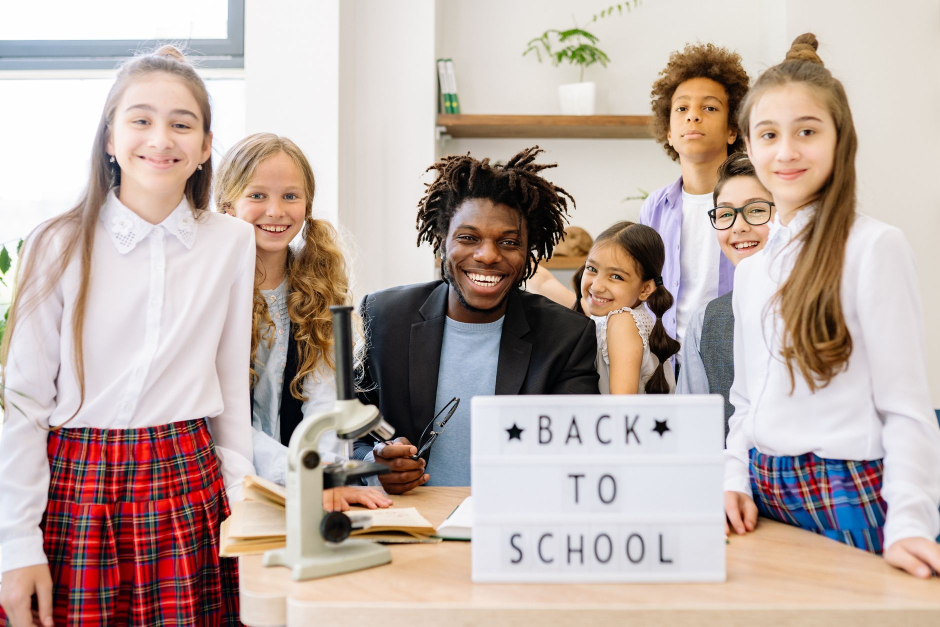
#> input picture tests/group.jpg, 1880 x 1253 px (shown at 1/2 size); its folder holds only this picture in this run
$ python -i restorasi.py   (imports and definitions only)
#> lines starting #> are read from the running program, lines starting #| are printed output that depends on the picture
"""RESTORASI CITRA ADAPTIF berbasis Koreksi Pencahayaan dan Kontras  (inti penelitian).

Prinsip (sesuai arahan pembimbing): struktur wajah TIDAK diubah. Yang dikoreksi
hanya kecerahan, kontras, dan derau, sehingga wajah yang semula tidak terdeteksi
menjadi terdeteksi.

"Adaptif" artinya keputusan (perlu dikoreksi atau tidak) DAN kekuatan koreksi
dihitung dari statistik masing-masing citra, bukan nilai tetap. Seluruh koreksi
dilakukan pada kanal L (lightness) ruang warna CIELAB sehingga rona warna
(kanal a & b) tidak bergeser:

  1. Analisis kualitas  : kecerahan rata-rata (mu), kontras (sigma), rentang
                          dinamis (p99 - p1), estimasi derau (Immerkaer, 1996)
                          -> kondisi {gelap, terang, kontras_rendah, normal}.
  2. Koreksi pencahayaan: gamma adaptif. Gamma dicari numerik (bisection) agar
                          rerata kecerahan mencapai target. gamma < 1 mencerahkan
                          citra gelap, gamma > 1 meredupkan citra terlalu terang.
                          Kurva diberi segmen linear di intensitas sangat rendah
                          (seperti kurva sRGB) agar derau kuantisasi tidak meledak.
  3. Reduksi derau      : Non-Local Means pada kanal L, hanya bila pencerahan kuat
                          DAN derau tinggi. Kekuatan filter ~ besar derau.
  4. Koreksi kontras    : CLAHE pada kanal L dengan clip limit sebanding
                          kekurangan kontras.
  5. Kompensasi kroma   : saat L dinaikkan, saturasi a/b ikut dinaikkan terbatas
                          agar warna tidak pucat.

Citra berkondisi normal dikembalikan apa adanya (tidak ikut "dirusak").

Modul ini juga menyediakan metode pembanding (baseline) untuk studi ablasi:
HE global, CLAHE tetap, gamma tetap, dan tiap komponen adaptif secara terpisah.
"""

from __future__ import annotations

import time
from dataclasses import asdict, dataclass
from typing import Any

import cv2
import numpy as np

CONDITIONS = ("gelap", "terang", "kontras_rendah", "normal")

DEFAULTS = {
    "dark_threshold": 0.30,  # mu < ini  -> gelap
    "bright_threshold": 0.65,  # mu > ini  -> terang
    "contrast_threshold": 0.12,  # sigma < ini -> kontras rendah
    "range_threshold": 0.40,  # (p99 - p1) < ini -> kontras rendah
    "target_dark": 0.40,  # target mu setelah koreksi citra gelap
    "target_bright": 0.55,  # target mu setelah koreksi citra terang
    "gamma_limits": [0.20, 3.0],
    "gamma_toe": 0.015,  # segmen linear kurva gamma untuk L < toe
    "denoise": "auto",  # auto | on | off
    "denoise_gamma": 0.70,  # denoise hanya bila gamma < ini (pencerahan kuat)
    "denoise_noise": 4.0,  # ... dan derau setelah pencerahan > ini (skala 0-255)
    "denoise_strength": 0.8,  # h NLM = strength * derau
    "denoise_h_limits": [3.0, 12.0],
    "clahe_target_std": 0.20,  # CLAHE aktif bila sigma < ini
    "clahe_floor_std": 0.06,  # pada sigma ini clip limit maksimum
    "clahe_clip_min": 1.0,
    "clahe_clip_max": 3.0,
    "clahe_tiles": 8,
    "chroma_gain_max": 1.6,  # 1.0 = tanpa kompensasi kroma
    "fixed_gamma": 0.5,  # untuk baseline gamma_tetap
    "fixed_clahe_clip": 2.0,  # untuk baseline clahe_tetap
}

# Nama metode -> keterangan (dipakai di laporan ablasi)
METHODS = {
    "tanpa": "Tanpa restorasi (citra asli)",
    "he": "Histogram Equalization global",
    "clahe_tetap": "CLAHE clip limit tetap",
    "gamma_tetap": "Koreksi gamma tetap",
    "gamma_adaptif": "Gamma adaptif saja",
    "clahe_adaptif": "CLAHE adaptif saja",
    "adaptif_tanpa_denoise": "Gamma adaptif + CLAHE adaptif",
    "adaptif": "Restorasi adaptif penuh (usulan)",
}


@dataclass
class QualityReport:
    mean: float  # rerata kecerahan L (0-1)
    std: float  # kontras global (simpangan baku L)
    p01: float
    p99: float
    dark_ratio: float  # proporsi piksel sangat gelap (< 0.15)
    bright_ratio: float  # proporsi piksel sangat terang (> 0.85)
    noise: float  # estimasi sigma derau (skala 0-255)
    condition: str

    def as_dict(self) -> dict:
        return {k: (round(v, 4) if isinstance(v, float) else v) for k, v in asdict(self).items()}


def _params(cfg: dict | None) -> dict:
    p = dict(DEFAULTS)
    if cfg:
        p.update({k: v for k, v in cfg.items() if k in DEFAULTS})
    return p


def _small(arr: np.ndarray, max_side: int = 512) -> np.ndarray:
    h, w = arr.shape[:2]
    s = max_side / max(h, w)
    if s >= 1:
        return arr
    return cv2.resize(arr, (max(1, int(w * s)), max(1, int(h * s))), interpolation=cv2.INTER_AREA)


def _lightness(img: np.ndarray) -> np.ndarray:
    """Kanal L (CIELAB) uint8 0-255."""
    return cv2.cvtColor(img, cv2.COLOR_BGR2LAB)[..., 0]


def estimate_noise(gray_u8: np.ndarray) -> float:
    """Estimasi simpangan baku derau Gaussian (metode cepat Immerkaer, 1996)."""
    g = gray_u8.astype(np.float32)
    h, w = g.shape
    if h < 3 or w < 3:
        return 0.0
    kernel = np.array([[1, -2, 1], [-2, 4, -2], [1, -2, 1]], np.float32)
    conv = cv2.filter2D(g, -1, kernel, borderType=cv2.BORDER_REFLECT)
    return float(np.sqrt(np.pi / 2) * np.abs(conv[1:-1, 1:-1]).sum() / (6.0 * (w - 2) * (h - 2)))


def analyze_quality(img: np.ndarray, cfg: dict | None = None) -> QualityReport:
    p = _params(cfg)
    L_full = _lightness(img)
    L = _small(L_full).astype(np.float32) / 255.0
    mean, std = float(L.mean()), float(L.std())
    p01, p99 = (float(v) for v in np.percentile(L, [1, 99]))
    if mean < p["dark_threshold"]:
        cond = "gelap"
    elif mean > p["bright_threshold"]:
        cond = "terang"
    elif std < p["contrast_threshold"] or (p99 - p01) < p["range_threshold"]:
        cond = "kontras_rendah"
    else:
        cond = "normal"
    return QualityReport(
        mean=mean,
        std=std,
        p01=p01,
        p99=p99,
        dark_ratio=float((L < 0.15).mean()),
        bright_ratio=float((L > 0.85).mean()),
        noise=estimate_noise(L_full),
        condition=cond,
    )


# ----------------------------------------------------------------------------
# Komponen-komponen koreksi (bekerja pada kanal L uint8)
# ----------------------------------------------------------------------------
def gamma_curve(x: np.ndarray, gamma: float, toe: float = 0.0) -> np.ndarray:
    """y = x^gamma, dengan segmen linear untuk x < toe saat mencerahkan (gamma < 1)."""
    y = np.power(np.maximum(x, 1e-6), gamma)
    if gamma < 1.0 and toe > 0:
        slope = toe ** (gamma - 1.0)
        y = np.where(x < toe, x * slope, y)
    return y


def gamma_table(gamma: float, toe: float = 0.0) -> np.ndarray:
    y = gamma_curve(np.arange(256) / 255.0, gamma, toe)
    return np.clip(np.round(y * 255.0), 0, 255).astype(np.uint8)


def solve_gamma(x: np.ndarray, target: float, limits=(0.2, 3.0), toe: float = 0.0, iters: int = 30) -> float:
    """Cari gamma sehingga mean(gamma_curve(x)) = target (bisection pada domain log)."""
    x = np.clip(x.astype(np.float32), 0.0, 1.0)
    lo, hi = float(np.log(limits[0])), float(np.log(limits[1]))

    def mean_after(log_g: float) -> float:
        return float(np.mean(gamma_curve(x, float(np.exp(log_g)), toe)))

    # mean_after menurun terhadap gamma
    if mean_after(lo) <= target:
        return float(limits[0])
    if mean_after(hi) >= target:
        return float(limits[1])
    for _ in range(iters):
        mid = 0.5 * (lo + hi)
        if mean_after(mid) > target:
            lo = mid
        else:
            hi = mid
    return float(np.exp(0.5 * (lo + hi)))


def _clahe(L: np.ndarray, clip: float, tiles: int) -> np.ndarray:
    return cv2.createCLAHE(clipLimit=float(clip), tileGridSize=(int(tiles), int(tiles))).apply(L)


def _with_L(img: np.ndarray, fn) -> np.ndarray:
    lab = cv2.cvtColor(img, cv2.COLOR_BGR2LAB)
    lab[..., 0] = fn(lab[..., 0])
    return cv2.cvtColor(lab, cv2.COLOR_LAB2BGR)


def _compensate_chroma(lab: np.ndarray, L_before: np.ndarray, gain_max: float) -> None:
    """Naikkan saturasi a/b sebanding kenaikan L (dibatasi), in-place."""
    lb = cv2.GaussianBlur(L_before.astype(np.float32) / 255.0, (0, 0), 3)
    la = cv2.GaussianBlur(lab[..., 0].astype(np.float32) / 255.0, (0, 0), 3)
    ratio = np.clip((la + 0.05) / (lb + 0.05), 1.0, gain_max)
    for c in (1, 2):
        ch = (lab[..., c].astype(np.float32) - 128.0) * ratio + 128.0
        lab[..., c] = np.clip(np.round(ch), 0, 255).astype(np.uint8)


# ----------------------------------------------------------------------------
# Fungsi utama
# ----------------------------------------------------------------------------
def adaptive_restore(
    img: np.ndarray, cfg: dict | None = None, use_gamma: bool = True, use_denoise: bool = True,
    use_clahe: bool = True,
) -> tuple[np.ndarray, dict[str, Any]]:
    p = _params(cfg)
    rep = analyze_quality(img, p)
    info: dict[str, Any] = {"kondisi": rep.condition, "langkah": [], "gamma": 1.0, "denoise_h": None,
                            "clahe_clip": None}
    if rep.condition == "normal":
        return img.copy(), info

    lab = cv2.cvtColor(img, cv2.COLOR_BGR2LAB)
    L_before = lab[..., 0].copy()
    L = lab[..., 0]

    # 2) Koreksi pencahayaan (gamma adaptif)
    gamma = 1.0
    if use_gamma and rep.condition in ("gelap", "terang"):
        target = p["target_dark"] if rep.condition == "gelap" else p["target_bright"]
        need = rep.mean < target if rep.condition == "gelap" else rep.mean > target
        if need:
            x = _small(L).astype(np.float32) / 255.0
            gamma = solve_gamma(x, target, tuple(p["gamma_limits"]), p["gamma_toe"])
            if abs(gamma - 1.0) > 1e-3:
                L = cv2.LUT(L, gamma_table(gamma, p["gamma_toe"]))
                info["langkah"].append("gamma")
                info["gamma"] = round(gamma, 4)
            else:
                gamma = 1.0

    # 3) Reduksi derau adaptif
    mode = str(p["denoise"]).lower()
    if use_denoise and mode != "off":
        noise_now = estimate_noise(L)
        info["derau_setelah_gamma"] = round(noise_now, 3)
        if mode == "on" or (gamma < p["denoise_gamma"] and noise_now > p["denoise_noise"]):
            h_lo, h_hi = p["denoise_h_limits"]
            h = float(np.clip(p["denoise_strength"] * noise_now, h_lo, h_hi))
            L = cv2.fastNlMeansDenoising(L, None, h=h, templateWindowSize=7, searchWindowSize=21)
            lab[..., 1] = cv2.GaussianBlur(lab[..., 1], (0, 0), 1.0)
            lab[..., 2] = cv2.GaussianBlur(lab[..., 2], (0, 0), 1.0)
            info["langkah"].append("denoise")
            info["denoise_h"] = round(h, 2)

    # 4) Koreksi kontras (CLAHE adaptif)
    if use_clahe:
        std_now = float((_small(L).astype(np.float32) / 255.0).std())
        deficit = p["clahe_target_std"] - std_now
        if deficit > 0:
            span = max(p["clahe_target_std"] - p["clahe_floor_std"], 1e-6)
            s = float(np.clip(deficit / span, 0.0, 1.0))
            clip = p["clahe_clip_min"] + (p["clahe_clip_max"] - p["clahe_clip_min"]) * s
            h, w = L.shape
            tiles = int(max(2, min(p["clahe_tiles"], min(h, w) // 64)))
            L = _clahe(L, clip, tiles)
            info["langkah"].append("clahe")
            info["clahe_clip"] = round(clip, 3)

    if not info["langkah"]:
        return img.copy(), info

    lab[..., 0] = L
    # 5) Kompensasi kroma bila citra dicerahkan
    if gamma < 1.0 and p["chroma_gain_max"] > 1.0:
        _compensate_chroma(lab, L_before, p["chroma_gain_max"])
    return cv2.cvtColor(lab, cv2.COLOR_LAB2BGR), info


def restore(img: np.ndarray, method: str = "adaptif", cfg: dict | None = None) -> tuple[np.ndarray, dict[str, Any]]:
    """Jalankan satu metode restorasi. Mengembalikan (citra_hasil, info)."""
    t0 = time.perf_counter()
    p = _params(cfg)
    info: dict[str, Any]
    if method == "tanpa":
        out, info = img.copy(), {"langkah": []}
    elif method == "he":
        out, info = _with_L(img, cv2.equalizeHist), {"langkah": ["he"]}
    elif method == "clahe_tetap":
        out = _with_L(img, lambda L: _clahe(L, p["fixed_clahe_clip"], p["clahe_tiles"]))
        info = {"langkah": ["clahe"], "clahe_clip": p["fixed_clahe_clip"]}
    elif method == "gamma_tetap":
        out = _with_L(img, lambda L: cv2.LUT(L, gamma_table(p["fixed_gamma"], p["gamma_toe"])))
        info = {"langkah": ["gamma"], "gamma": p["fixed_gamma"]}
    elif method == "gamma_adaptif":
        out, info = adaptive_restore(img, p, use_gamma=True, use_denoise=False, use_clahe=False)
    elif method == "clahe_adaptif":
        out, info = adaptive_restore(img, p, use_gamma=False, use_denoise=False, use_clahe=True)
    elif method == "adaptif_tanpa_denoise":
        out, info = adaptive_restore(img, p, use_gamma=True, use_denoise=False, use_clahe=True)
    elif method == "adaptif":
        out, info = adaptive_restore(img, p)
    else:
        raise ValueError(f"Metode restorasi tidak dikenal: {method}. Pilihan: {list(METHODS)}")
    info["metode"] = method
    info["waktu_ms"] = round((time.perf_counter() - t0) * 1000, 2)
    return out, info

>>> import cv2
>>> picture = cv2.imread('../../tests/group.jpg')
#> picture is the input picture: shape (1253, 1880, 3); mean B, G, R 165.8, 172.1, 189.1
>>> result = restore(picture)
#> in _lightness, `return cv2.cvtColor(img, cv2.COLOR_BGR2LAB)[..., 0]`:
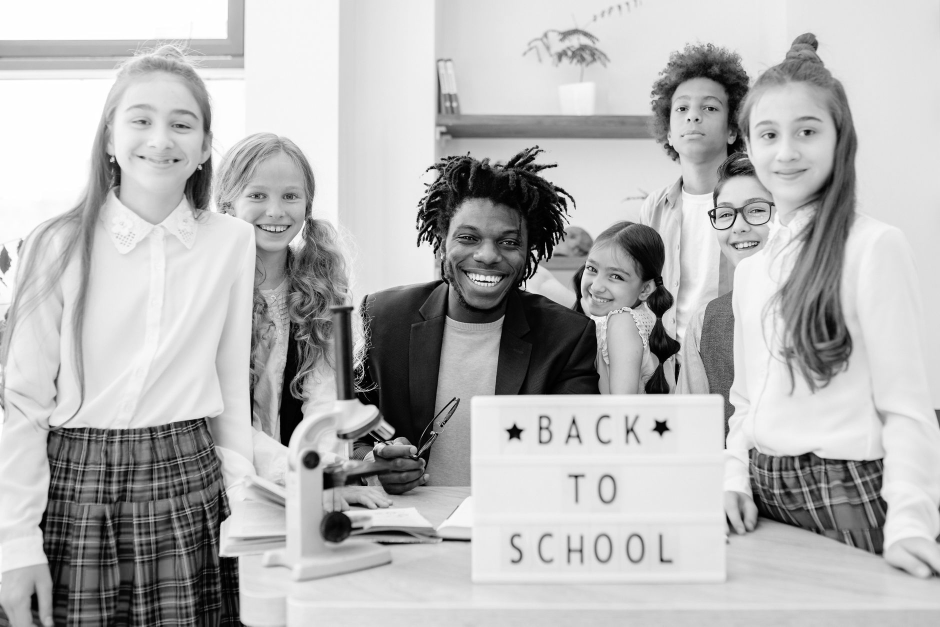
#> returned value: shape (1253, 1880) (shown at 1/2 size); min 0, max 255, mean 181.2
#> in _small, `return cv2.resize(arr, (max(1, int(w * s)), max(1, int(h * s))), inter..`:
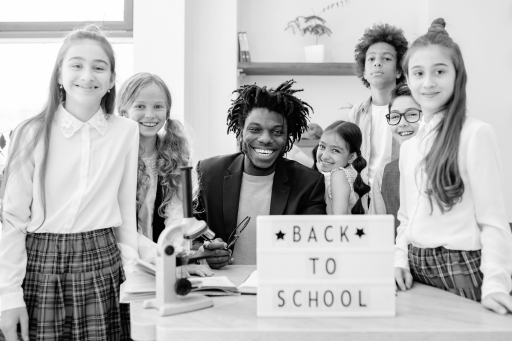
#> returned value: shape (341, 512); min 0, max 255, mean 181.2
#> in analyze_quality, `mean, std = float(L.mean()), float(L.std())`: mean = 0.711; std = 0.269
#> in analyze_quality, `p01, p99 = (float(v) for v in np.percentile(L, [1, 99]))`: p01 = 0.0275; p99 = 0.996
#> in estimate_noise, `conv = cv2.filter2D(g, -1, kernel, borderType=cv2.BORDER_REFLECT)`:
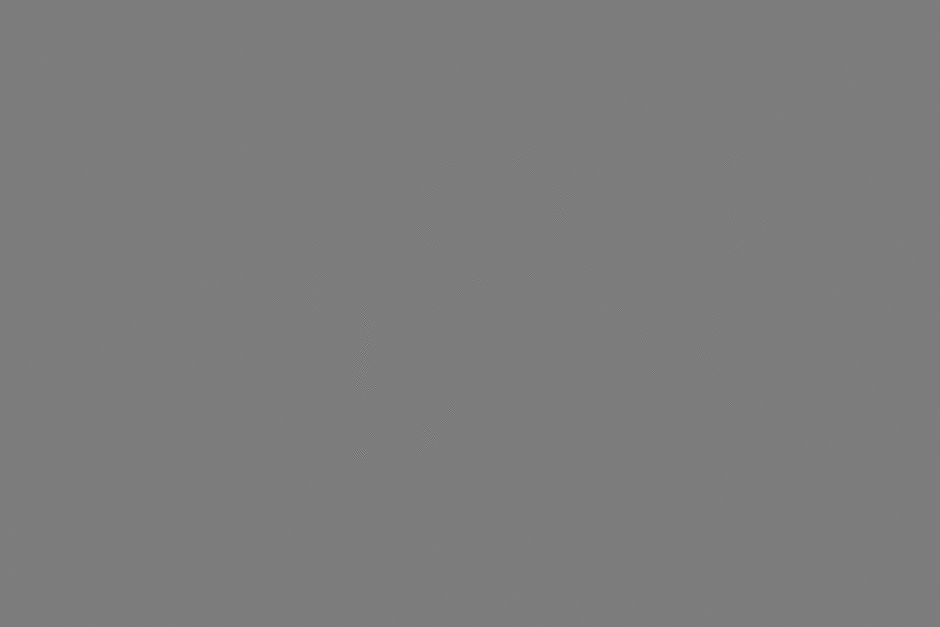
#> conv: shape (1253, 1880) float32 (shown at 1/2 size); min -547, max 570, mean 0; drawn with min black and max white
#> in adaptive_restore, `lab = cv2.cvtColor(img, cv2.COLOR_BGR2LAB)`: lab: shape (1253, 1880, 3); mean of channels 0, 1, 2 181.2, 133.9, 134.5
#> in adaptive_restore, `target = p["target_dark"] if rep.condition == "gelap" else p["target_b..`: target = 0.55
#> in adaptive_restore, `need = rep.mean < target if rep.condition == "gelap" else rep.mean > t..`: need = True
#> in adaptive_restore, `gamma = solve_gamma(x, target, tuple(p["gamma_limits"]), p["gamma_toe"])`: gamma = 2.28
#> in gamma_table, `y = gamma_curve(np.arange(256) / 255.0, gamma, toe)`: y = 256 values from 2.11e-14 to 1
#> in adaptive_restore, `L = cv2.LUT(L, gamma_table(gamma, p["gamma_toe"]))`:
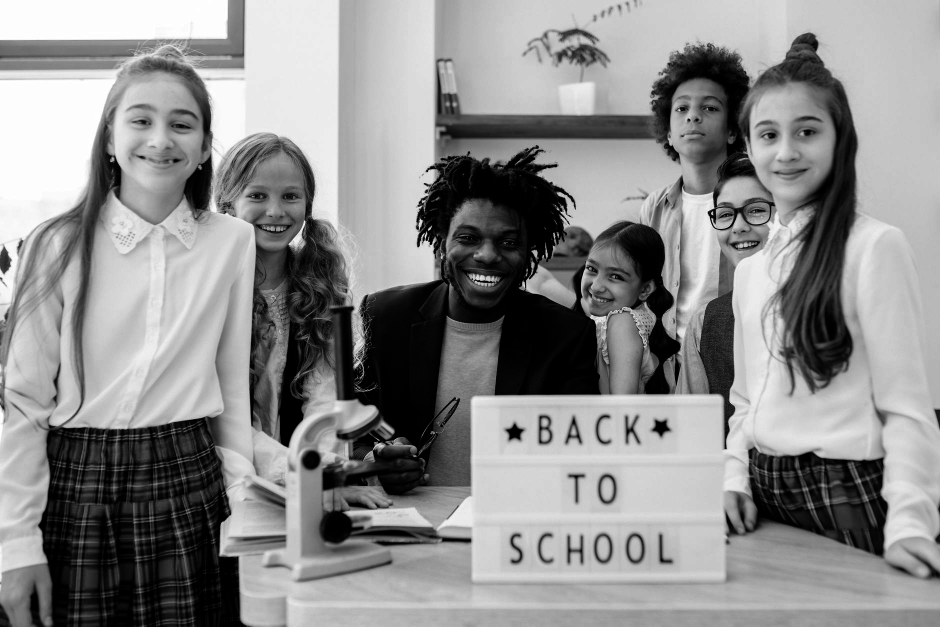
#> L: shape (1253, 1880) (shown at 1/2 size); min 0, max 255, mean 140.9
#> in adaptive_restore, `noise_now = estimate_noise(L)`: noise_now = 0.917
#> call 3 of _small, with max_side = 512
#> in _small (call 3), `return cv2.resize(arr, (max(1, int(w * s)), max(1, int(h * s))), inter..`:
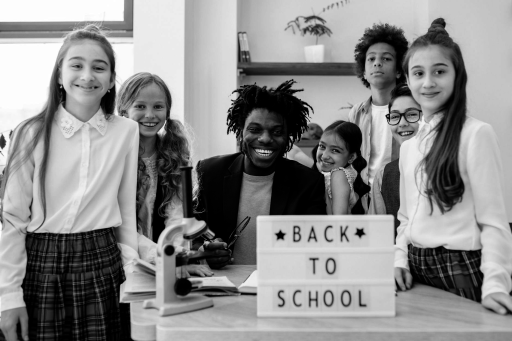
#> returned value: shape (341, 512); min 0, max 255, mean 140.9
#> in adaptive_restore, `std_now = float((_small(L).astype(np.float32) / 255.0).std())`: std_now = 0.304
#> in adaptive_restore, `deficit = p["clahe_target_std"] - std_now`: deficit = -0.104
#> in adaptive_restore, `lab[..., 0] = L`: lab: shape (1253, 1880, 3); mean of channels 0, 1, 2 140.9, 133.9, 134.5
#> in restore, `out, info = adaptive_restore(img, p)`:
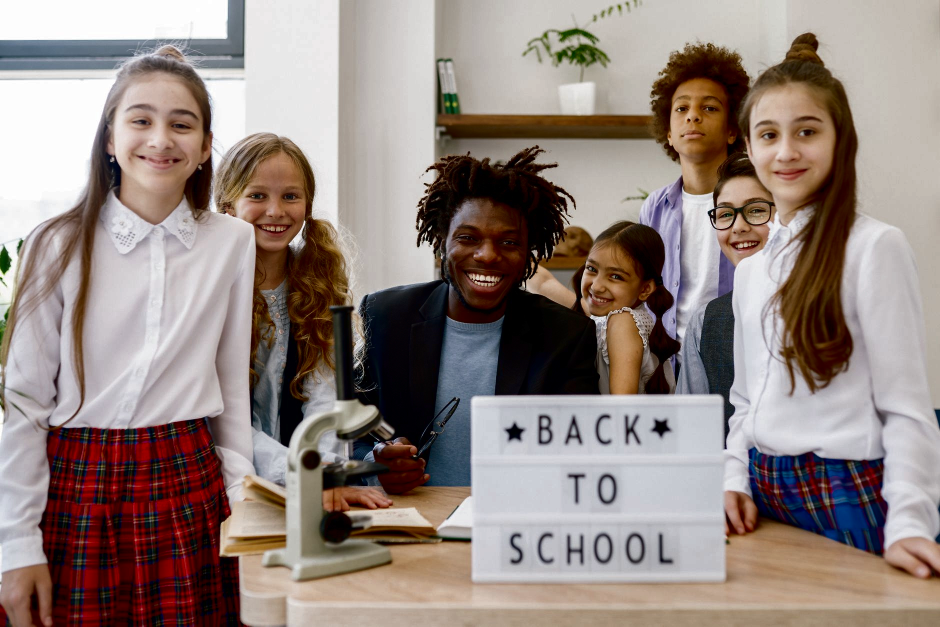
#> out: shape (1253, 1880, 3) (shown at 1/2 size); mean B, G, R 127.6, 132.9, 147.1
#> in restore, `out, info = adaptive_restore(img, p)`: info = 6 items

$ run again, on tests/ref.jpg
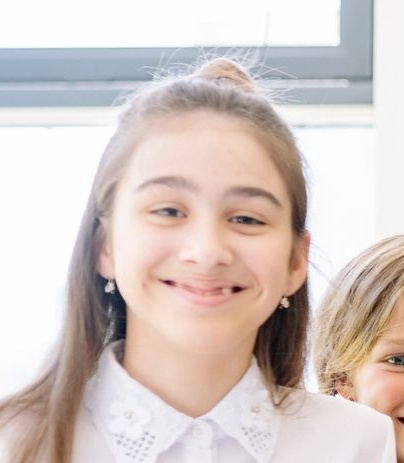
#> input picture tests/ref.jpg, 404 x 463 px
#> picture is the input picture: shape (463, 404, 3); mean B, G, R 196.3, 200.8, 213.7
#> in _lightness, `return cv2.cvtColor(img, cv2.COLOR_BGR2LAB)[..., 0]`:
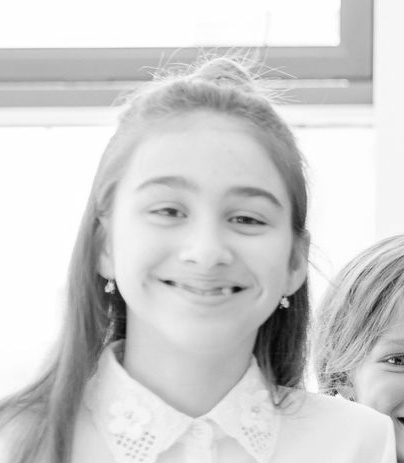
#> returned value: shape (463, 404); min 2, max 255, mean 207.8
#> mean = 0.815; std = 0.181
#> p01 = 0.157; p99 = 0.996
#> target = 0.55
#> need = True
#> gamma = 3
#> in gamma_table, `y = gamma_curve(np.arange(256) / 255.0, gamma, toe)`: y = 256 values from 1e-18 to 1
#> noise_now = 1.11
#> std_now = 0.293
#> deficit = -0.0926
#> in restore, `out, info = adaptive_restore(img, p)`:
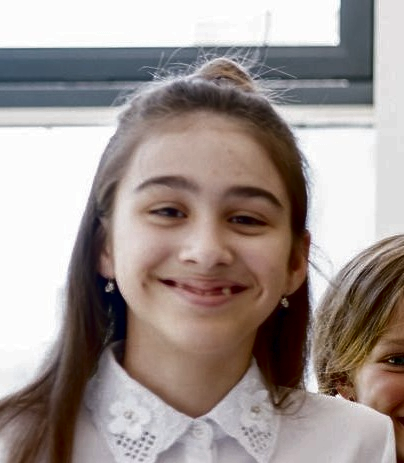
#> out: shape (463, 404, 3); mean B, G, R 145.2, 149, 160.1
#> info = 6 items
